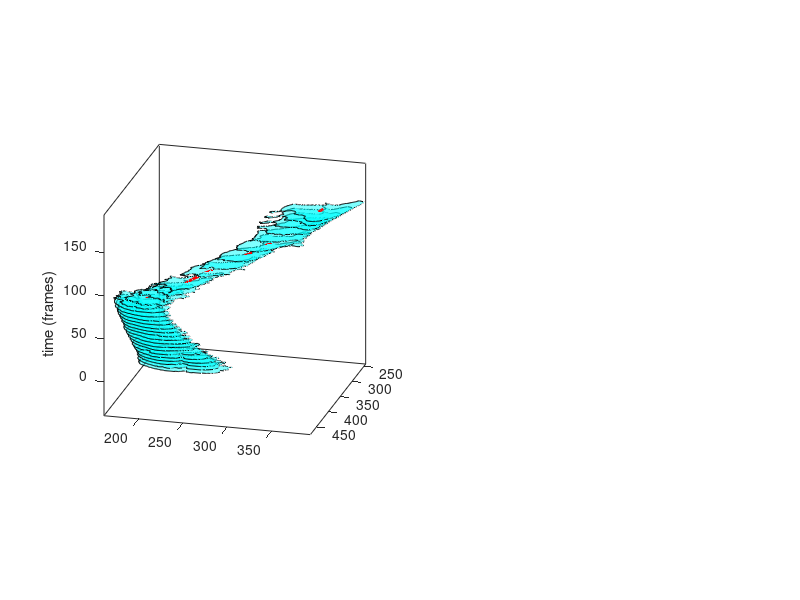

Here is the MATLAB script that generated this plot: (Note: this script raises an error after producing the figure.)
%this is an example of how to read and use information saved by ConeTrack
%by Denis Tsygankov 

load('save_example.mat');

% detection and tracking parameters:
% critical radius
Ocr=fw;
% neck width
Wcr=FL;
% critical distance
Dcr=fd;
% time gap
Gcr=fg;
% lifetime filter
Tcr=ff;

% time duration of the record
NUMfrms=length(nCx);

% display cone boundaries
fig=figure('Position',[200 200 800 400],'Name','An example of the output reading');
sb=subplot(1,2,1);
hold on;

for fr=1:5:NUMfrms
    Xbnd=nConeBnd{fr}(:,1);
    Ybnd=nConeBnd{fr}(:,2);
    fill3(Xbnd,Ybnd,fr*ones(length(Xbnd),1),'c','FaceAlpha',0.5);
end
% display centroid track
plot3(nCx,nCy,1:NUMfrms,'r','LineWidth',2);
axis equal;
axis ij;
view(15,20);
set(sb,'Box','on');
zlabel('time (frames)');

% display cone's velocity
Vx=nCx(2:end)-nCx(1:(end-1));
Vy=nCy(2:end)-nCy(1:(end-1));
Vel=sqrt(Vx.^2+Vy.^2);
sVel=GFilterA(Vel,20);
sb=subplot(2,2,2);
hold on;
plot(Vel,'b');
plot(sVel,'r','LineWidth',2);
xlabel('time (frames)');
ylabel('velocity (pixel/frame)');
set(sb,'Box','on','XLim',[0 length(nCx)],'XGrid','on','YGrid','on');

% display cone's distance to the terminal point
Dis=sqrt((nCx-nCx(end)).^2+(nCy-nCy(end)).^2);
sb=subplot(2,2,4);
hold on;
plot(Dis,'r','LineWidth',2);
xlabel('time (frames)');
ylabel('distance to the end (pixel)');
set(sb,'Box','on','XLim',[0 length(nCx)+1],'XGrid','on','YGrid','on');



